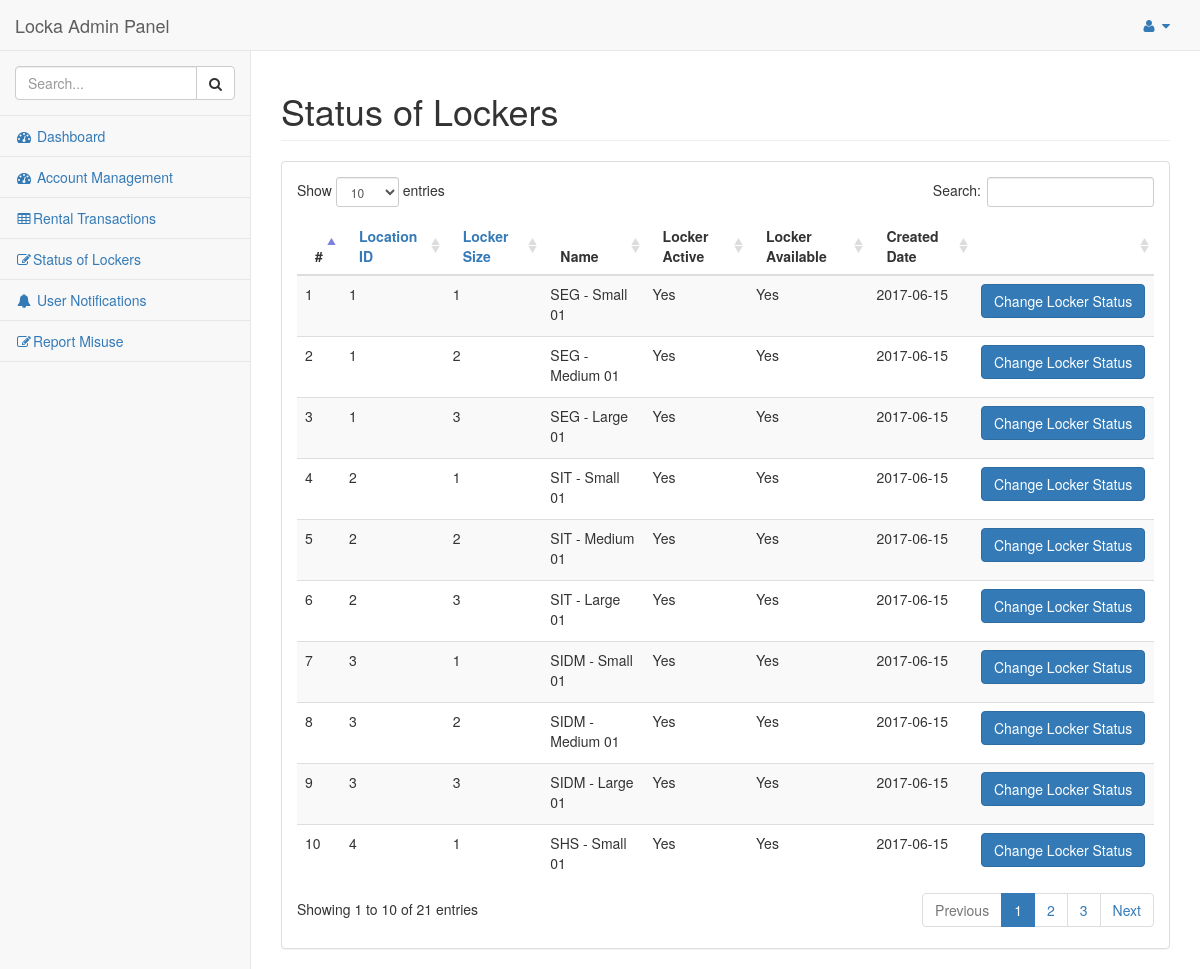
The app's page /index.php/lockerstatus, older data.
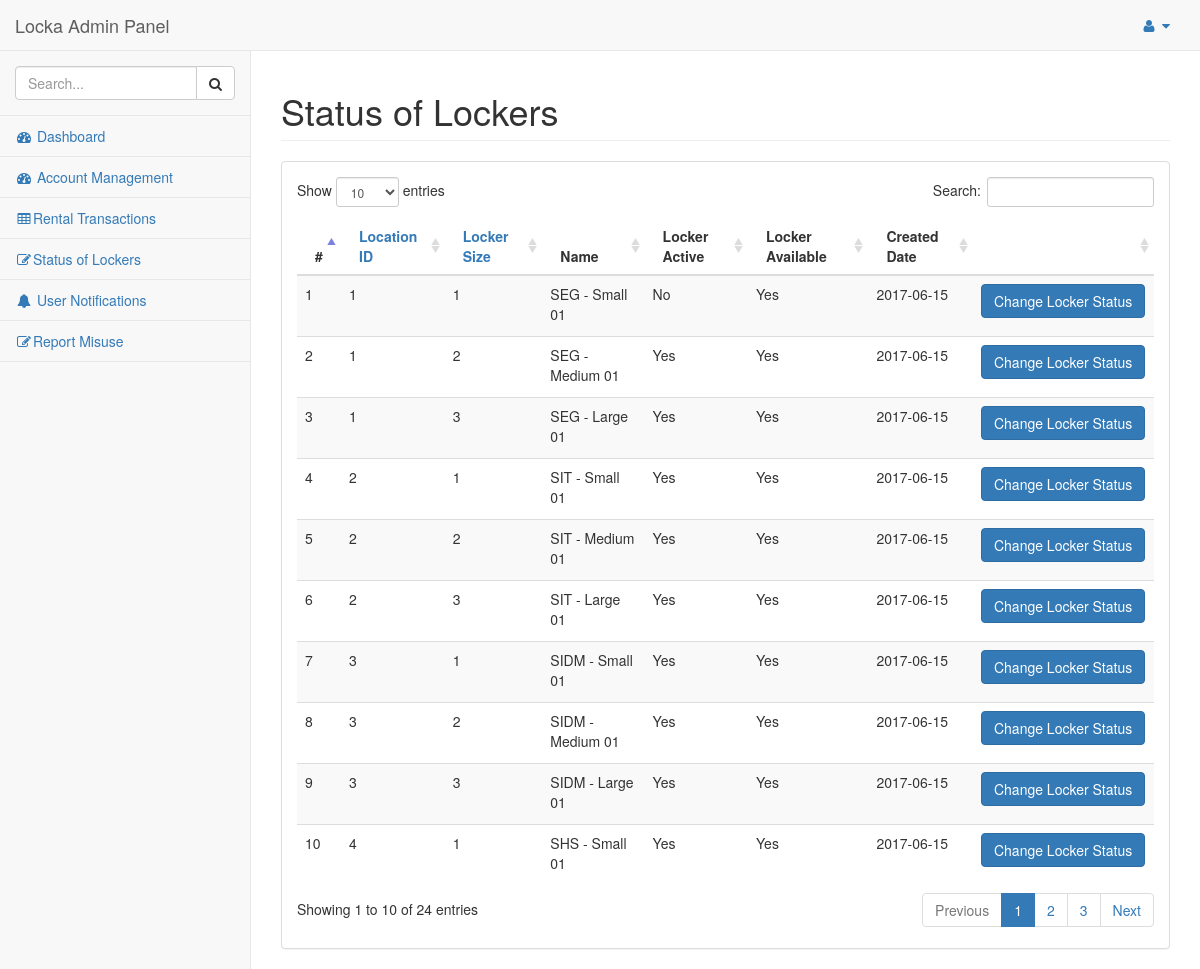
The same page, newer data.
### tables this page shows
CREATE TABLE IF NOT EXISTS `tbl_locker` (
  `ID` int(11) NOT NULL,
  `Location_ID` int(11) NOT NULL COMMENT 'Location ID - foreign key from location table',
  `Locker_Size_ID` int(11) NOT NULL,
  `Name` varchar(45) DEFAULT NULL,
  `Desc` varchar(45) DEFAULT NULL,
  `Remarks` varchar(120) DEFAULT NULL,
  `Is_Available` tinyint(4) NOT NULL DEFAULT '0',
  `Is_Active` tinyint(4) NOT NULL DEFAULT '0',
  `Created_By` varchar(45) NOT NULL,
  `Created_Date` date NOT NULL,
  PRIMARY KEY (`ID`,`Location_ID`)
);

### application/controllers/LockerStatus.php (called while the page is built, shortened)
<?php
	class LockerStatus extends CI_Controller {
		public function __construct()
		{
			$this->load->model('AdminModel');
		}
		public function index()
		{
			$data['lockerlist'] = $this->AdminModel->GenerateLockerList();
			$this->load->view('Admin/AllLockerStatus', $data);
		}
		}
?>

### index.php (called while the page is built, shortened)
<?php
require_once BASEPATH.'core/CodeIgniter.php';

### application/models/AdminModel.php (called while the page is built, shortened)
<?php
	class AdminModel extends CI_Model
	{
		function GenerateLockerList()
		{
			$this->db->select('*');
			$this->db->from('tbl_locker');
			$query = $this->db->get();
			$result = $query->result();
			$list = Array();
			for ($i = 0; $i < count($result); $i++)
			{
				$list[$i] = (object)NULL;
				$list[$i]->Locker_ID = $result[$i]->ID;
				$list[$i]->Location_ID = $result[$i]->Location_ID;
				$list[$i]->Locker_Size_ID = $result[$i]->Locker_Size_ID;
				$list[$i]->Name = $result[$i]->Name;
				$list[$i]->Desc = $result[$i]->Desc;
				$list[$i]->Remarks = $result[$i]->Remarks;
				$list[$i]->Is_Active = $result[$i]->Is_Active;
				$list[$i]->Is_Available = $result[$i]->Is_Available;
				$list[$i]->Created_By = $result[$i]->Created_By;
				$list[$i]->Created_Date = $result[$i]->Created_Date;
			}
			return $list;
		}
	}
?>

### application/views/Admin/AllLockerStatus.php (the view, shortened to what this page needs)
<!DOCTYPE html>
<!DOCTYPE html>
<html lang="en">
<head>
    <link href="<?=base_url()?>assets/admin-bs/vendor/bootstrap/css/bootstrap.min.css" rel="stylesheet">
    <link href="<?=base_url()?>assets/admin-bs/vendor/metisMenu/metisMenu.min.css" rel="stylesheet">
    <link href="<?=base_url()?>assets/admin-bs/vendor/datatables-plugins/dataTables.bootstrap.css" rel="stylesheet">
    <link href="<?=base_url()?>assets/admin-bs/vendor/datatables-responsive/dataTables.responsive.css" rel="stylesheet">
    <link href="<?=base_url()?>assets/admin-bs/dist/css/sb-admin-2.css" rel="stylesheet">
    <link href="<?=base_url()?>assets/admin-bs/vendor/font-awesome/css/font-awesome.min.css" rel="stylesheet" type="text/css">
</head>
<body>
    <div id="wrapper">
        <nav class="navbar navbar-default navbar-static-top" role="navigation" style="margin-bottom: 0">
            <div class="navbar-header">
                <a class="navbar-brand" href="AdminHome">Locka Admin Panel</a>
            </div>
            <ul class="nav navbar-top-links navbar-right">
                <li class="dropdown">
                    <a class="dropdown-toggle" data-toggle="dropdown" href="#">
                        <i class="fa fa-user fa-fw"></i> <i class="fa fa-caret-down"></i>
                    </a>
                </li>
            </ul>
            <div class="navbar-default sidebar" role="navigation">
                <div class="sidebar-nav navbar-collapse">
                    <ul class="nav" id="side-menu">
                        <li class="sidebar-search">
                            <div class="input-group custom-search-form">
                                <input type="text" class="form-control" placeholder="Search...">
                                <span class="input-group-btn">
                                <button class="btn btn-default" type="button">
                                    <i class="fa fa-search"></i>
                                </button>
                            </span>
                            </div>
                        </li>
						<li>
                            <a href="<?php echo base_url()?>AdminHome"><i class="fa fa-dashboard fa-fw"></i> Dashboard</a>
                        </li>
						<li>
                            <a href="<?php echo base_url()?>accountmanagement"><i class="fa fa-dashboard fa-fw"></i> Account Management</a>
                        </li>
						 <li>
                            <a href="<?php echo base_url()?>rentaltransactions"><i class="fa fa-table fa-fw"></i>Rental Transactions</a>
                        </li>
						<li>
                            <a href="<?php echo base_url()?>lockerstatus"><i class="fa fa-edit fa-fw"></i>Status of Lockers</a>
                        </li>
                        <li>
                            <a href="<?php echo base_url()?>AdminNotifications"><i class="fa fa-bell fa-fw"></i> User Notifications</a>
                        </li>
						<li>
                            <a href="<?php echo base_url()?>userreport"><i class="fa fa-edit fa-fw"></i>Report Misuse</a>
                        </li>
                    </ul>
                </div>
            </div>
        </nav>
        <div id="page-wrapper">
            <div class="row">
                <div class="col-lg-12">
                    <h1 class="page-header">Status of Lockers</h1>
                </div>
            </div>
            <div class="row">
                <div class="col-lg-12">
                    <div class="panel panel-default">
                        <div class="panel-body">
                            <table width="100%" class="table table-striped" id="dataTables-example">
                                <thead>
                                    <tr>
                                        <th>#</th>
										<th>
										<a href="<?php echo base_url();?>LockerInfo"><i class=""></i> Location ID</a>
										</th>
										<th>
										<a href="<?php echo base_url();?>LockerSize"><i class=""></i> Locker Size</a>
										</th>
										<th>Name</th>
										<th>Locker Active</th>
										<th>Locker Available</th>
										<th>Created Date</th>
										<th></th>
										<tbody>
										<?php for ($i = 0; $i < count($lockerlist); $i++) { ?>
										<tr>
										<td><?php echo $lockerlist[$i]->Locker_ID ?></td>
										<td><?php echo $lockerlist[$i]->Location_ID; ?></td>
										<td><?php echo $lockerlist[$i]->Locker_Size_ID; ?></td>
										<td><?php echo $lockerlist[$i]->Name; ?></td>
										<?php if ($lockerlist[$i]->Is_Active) { ?>
										<td>Yes</td>
										<?php } else { ?>
										<td>No</td> <?php } ?>
										<?php if ($lockerlist[$i]->Is_Available) { ?>
										<td>Yes</td>
										<?php } else { ?>
										<td>No</td> <?php } ?>
										<td><?php echo $lockerlist[$i]->Created_Date; ?></td>
										<td><p><a href="<?php echo base_url();?>LockerStatus/UpdateLockerStatus/<?php echo $lockerlist[$i]->Locker_ID?>"><button type="submit" class="btn btn-primary" value="Update">Change Locker Status</button></a></p></td>
                                        </div>
										</tr>
										<?php } ?>
</body>
</html>

Row changes from the older to the newer data that the page shows:
changed tbl_locker "SEG - Small 01": Is_Active "Yes" → "No"
Text that changed along with them:
text written by a page script: "Show entries Search: Showing 1 to 10 of 21 entries Previous 1 2 3 Next" → "Show entries Search: Showing 1 to 10 of 24 entries Previous 1 2 3 Next"
